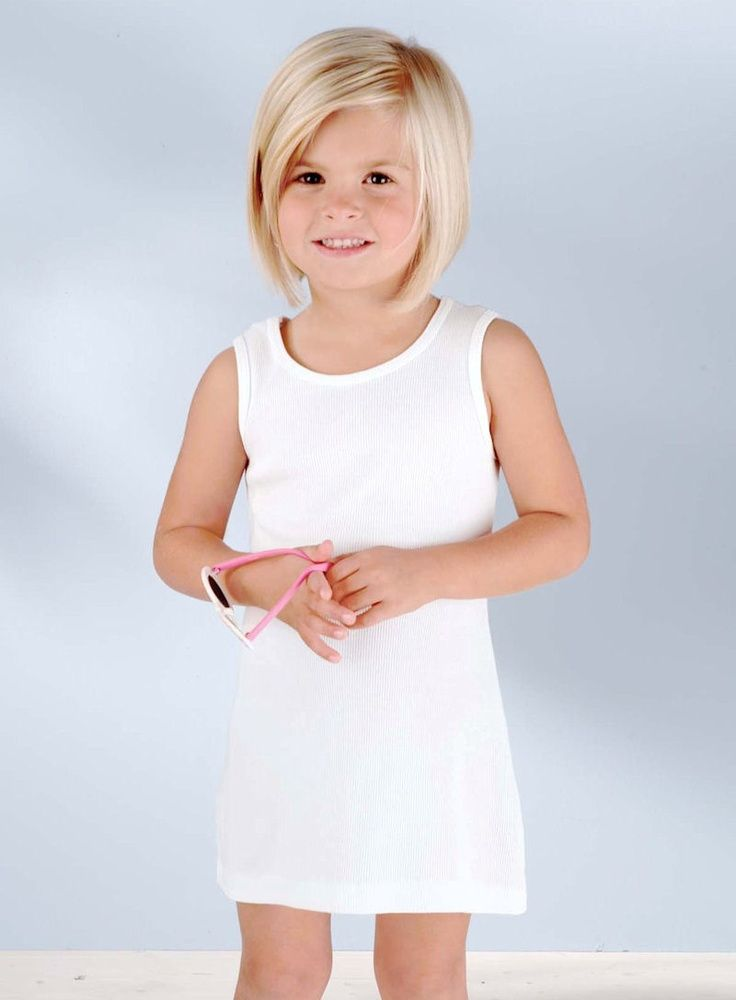
#> input picture boosLinux/tests/face2Img/cv2img/gg.jpg, 736 x 1000 px, given in place of the camera
$ python camera_reader.py
#> lines starting #> are read from the running program, lines starting #| are printed output that depends on the picture
### boosLinux/boss_train.py
# -*- coding: utf-8 -*-
from __future__ import print_function
import random
import numpy as np
from sklearn.cross_validation import train_test_split
from boss_input import extract_data, resize_with_pad, IMAGE_SIZE

from keras.preprocessing.image import ImageDataGenerator
from keras.models import Sequential
from keras.layers import Dense, Dropout, Activation, Flatten
from keras.layers import MaxPooling2D, Conv2D
from keras.optimizers import SGD
from keras.utils import np_utils
from keras.models import load_model
from keras import backend as K


class Dataset(object):

    # [52 lines left out: functions __init__, read, not called in this run]


class Model(object):

    FILE_PATH = './store/model.h5'

    def __init__(self):
        self.model = None

    # [66 lines left out: functions build_model, train, not called in this run]

    def save(self, file_path=FILE_PATH):
        print('Model Saved.')
        self.model.save(file_path)

    def load(self, file_path=FILE_PATH):
        print('Model Loaded.')
        self.model = load_model(file_path)

    # [18 lines left out: function predict, not called in this run]

    def evaluate(self, dataset):
        score = self.model.evaluate(dataset.X_test, dataset.Y_test, verbose=0)
        print("%s: %.2f%%" % (self.model.metrics_names[1], score[1] * 100))

# [12 lines that do not run on import are left out]

### boosLinux/camera_reader.py
# -*- coding:utf-8 -*-
import os
import cv2
#import subprocess
#import serial
import time
from boss_train import Model
#from image_show import show_image

if __name__ == '__main__':
    cap = cv2.VideoCapture(0)
    #cap = cv2.VideoCapture('rtsp://192.168.43.209:554')
    cascade_path = "haarcascade_frontalface_alt.xml"
    model = Model()
    model.load()
#> (the call stopped at in load, `self.model = load_model(file_path)`: keras is not available in this run)

    while True:
        _, frame = cap.read()
#> frame is the input picture: shape (1000, 736, 3); mean B, G, R 214.3, 210, 213.8
        frame_gray = cv2.cvtColor(frame, cv2.COLOR_BGR2GRAY)
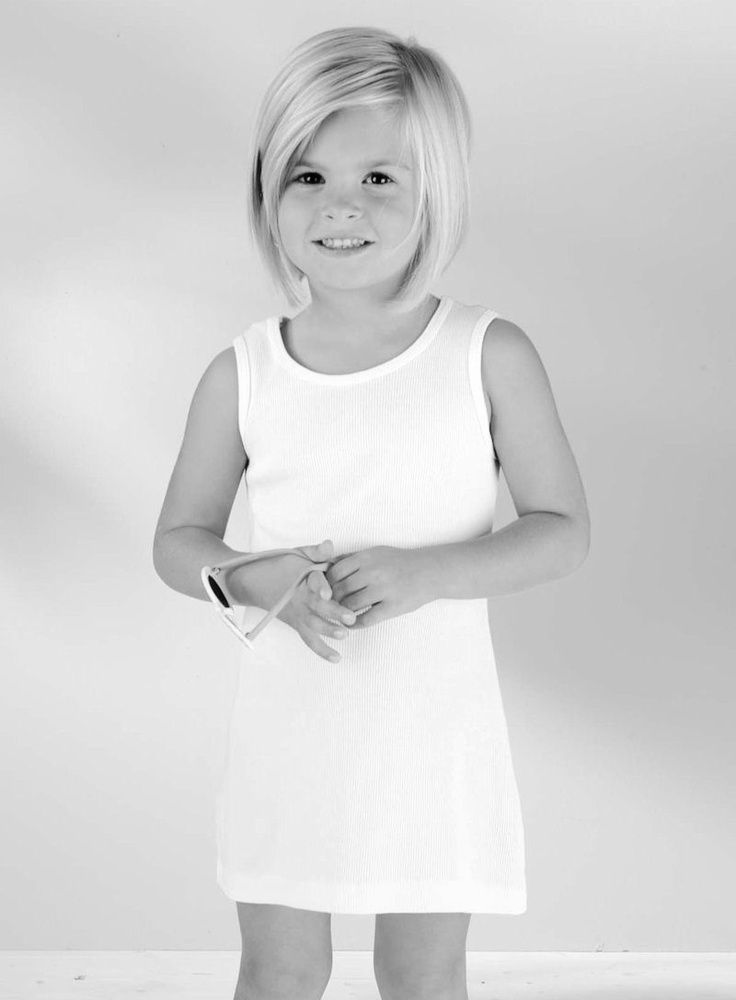
#> frame_gray: shape (1000, 736); min 0, max 255, mean 211.6
        cascade = cv2.CascadeClassifier(cascade_path)

        # facerect = cascade.detectMultiScale(frame_gray,1.03,1)
        facerect = cascade.detectMultiScale(frame_gray, scaleFactor=1.4, minNeighbors=10, minSize=(10,10))
#> facerect = ()
        # facerect = cascade.detectMultiScale(frame_gray, scaleFactor=1.01, minNeighbors=3, minSize=(3, 3))

        for (x,y,w,h) in facerect:
            cv2.rectangle(frame,(x,y),(x+w,y+h),(127,255,0),1)
            font = cv2.FONT_HERSHEY_TRIPLEX
            cv2.putText(frame,"Searching  .....",(10,100),font,1,(255,255,0),1,False)
#> this loop made 0 passes
        # cv2.imshow('Opencv',frame)

        if len(facerect) > 0:
            # print('face detected')
            color = (255, 255, 255)  # 白
            for rect in facerect:
                #cv2.rectangle(frame, tuple(rect[0:2]), tuple(rect[0:2] + rect[2:4]), color, thickness=2)

                # 0&1 is Start position,2&3 is width&height
                x, y = rect[0:2]
                width, height = rect[2:4]

                # cut the image area from opencv to keras
                # image = frame[y - 10: y + height, x: x + width]
                image = frame[y - 50: y + height, x - 50: x + width]
                # [5 lines of commented-out code are left out]

                result = model.predict(image)
                # print(result)
                if result == 0:  # boss
                    # print('Boss is approaching')
                    # show_image()
                    # print("xxx-xxx-xxx")

                    gray = cv2.cvtColor(image, cv2.COLOR_BGR2GRAY)
                    # print(gray)
                    if gray is not None:
                        # cv2.imshow('Opencv',gray)

                        font = cv2.FONT_HERSHEY_TRIPLEX
                        cv2.putText(frame,"SeaFood !! .....",(10,300),font,3,(0,0,255),1,False)


                        os.system('spd-say "sea food"')
                        # [21 lines of commented-out code are left out]
        imSize = cv2.resize(frame, (800, 600))
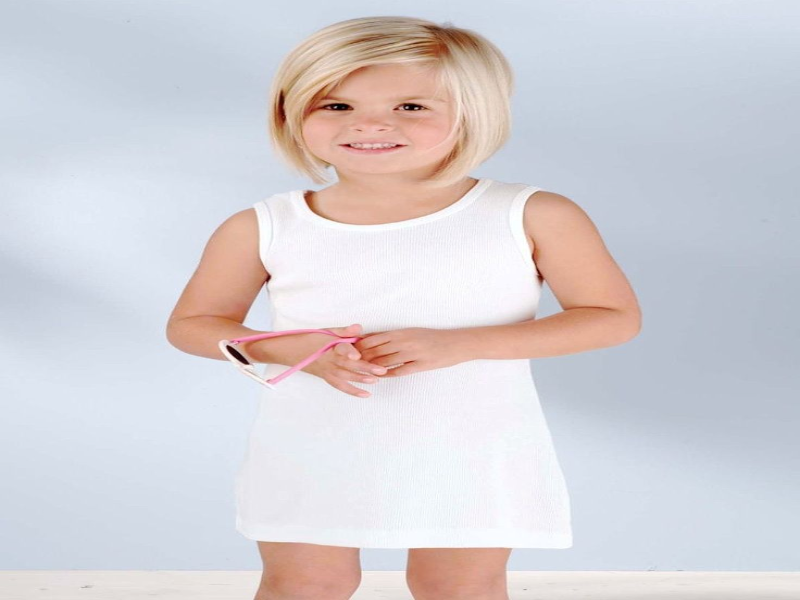
#> imSize: shape (600, 800, 3); mean B, G, R 214.3, 210, 213.7

        cv2.imshow('Opencv',imSize)

        k = cv2.waitKey(1)
#> (key Esc is pressed here)
        if k == 27:
            break
    cap.release()
    cv2.destroyAllWindows()
